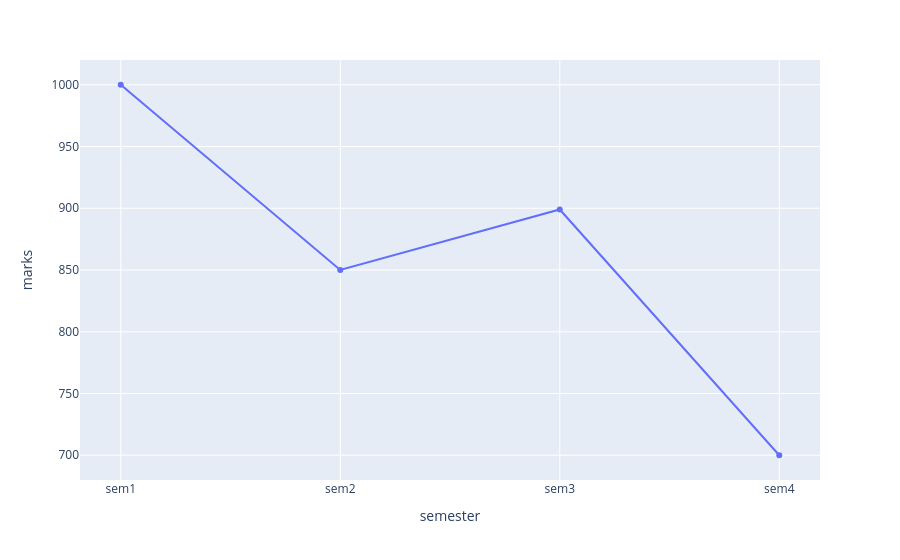

The notebook cell this image was saved under:
### Code cell
df=pd.DataFrame({
    'semester':['sem1','sem2','sem3','sem4'],
    'marks':[1000,850,899,700]})
fig=px.line(df,x='semester',y='marks',markers=True)
fig.show()

### Figure 1 — Plotly figure (JSON) as saved in the notebook; plotly's stock layout.template omitted (floating-point values rounded to 4 significant figures)
{"data": [{"hovertemplate": "semester=%{x}<br>marks=%{y}<extra></extra>", "legendgroup": "", "line": {"color": "#636efa", "dash": "solid"}, "marker": {"symbol": "circle"}, "mode": "lines+markers", "name": "", "orientation": "v", "showlegend": false, "type": "scatter", "x": ["sem1", "sem2", "sem3", "sem4"], "xaxis": "x", "y": [1000, 850, 899, 700], "yaxis": "y"}], "layout": {"legend": {"tracegroupgap": 0}, "margin": {"t": 60}, "xaxis": {"anchor": "y", "domain": [0, 1], "title": {"text": "semester"}}, "yaxis": {"anchor": "x", "domain": [0, 1], "title": {"text": "marks"}}}}
